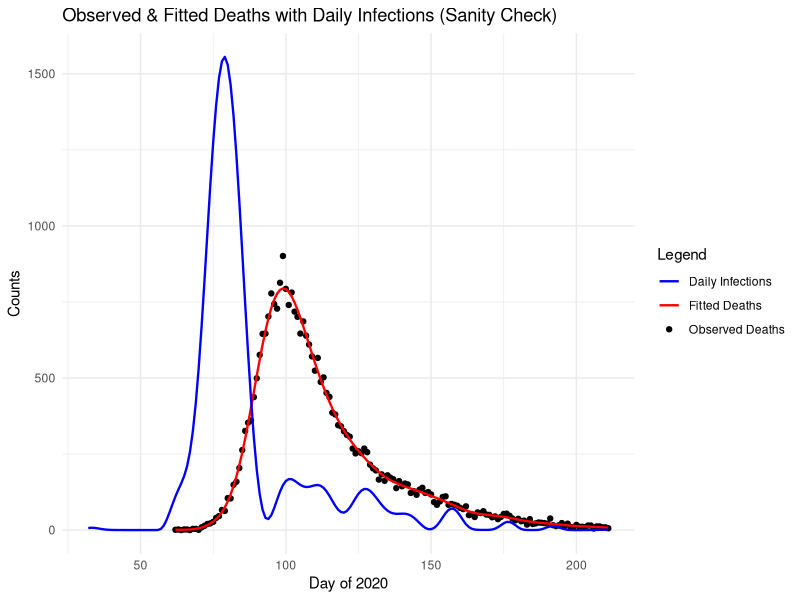
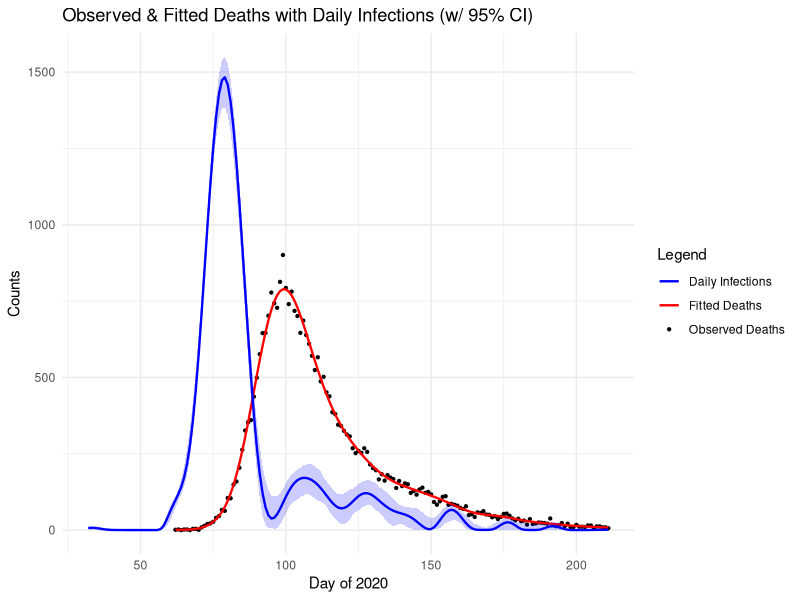

The R source for these figures, in order:
# Jackson Cramer (s2274544), Maximillian McCourt (s2145762), Natalia Montalvo Cabornero (s1969053)

# Our group worked collaboratively on the development and optimisation of all exercises.
# Although tasks were divided among us, we maintained a balanced workload through 
# regular code reviews, debugging sessions, and problem-solving meetings.
# Jackson focused ---
# Max focused on ---
# Natalia focused on ---

# Link to github repo: https://github.com/mhmc0808/ESP_GroupWorks.git
# Note about github repo: Our group used the same repo for the other projects.
# The code for project 3 can be found in the GW3 folder, and is titled proj3.r

######### GENERAL DESCRIPTION #########

# This project implements a smooth deconvolution to estimate the daily COVID-19 
# infections from observed death data. The model reconstructs the infection 
# trajectory by deconvolving death counts with a delay distribution from infection
# to death. 

#setwd("C:/Users/Max McCourt/OneDrive/Documents/Master's Year/Semester 1/ESP/Group Works/GW3")

# Import necessary libraries and read data
library(splines)
library(ggplot2)
data <- read.table("engcov.txt")

######### MODEL SETUP ##########

# evaluate_matrices() function constructs the following matrices and components 
# of the deconvolution model; 
#   X_tilde - B-spline basis matrix, 
#   X - Convolution matrix mapping infections to deaths via delay distribution, 
#   S - penalty matrix for smoothness regulatisation.
evaluate_matrices <- function(n, k = 80, edur = 3.151, sdur = 0.469, f_seq) {
  
  # Inputs:
  #   n - number of observed death days 
  #   k - number of B-spline basis functions
  #   edur - log(mean) time from infection to death
  #   sdur - log(standard deviation) time from infection to death
  #   f_seq - sequence of infection days
  
  # Penalty matrix for second-order differences
  S <- crossprod(diff(diag(k), diff=2))
  
  # Construct sequence of k+4 knots for B-splines
  # First, construct k-2 equally-spaced knots from lower to upper bound of f_seq
  middle_seq <- seq(f_seq[1], f_seq[length(f_seq)], length.out = k-2)
  # Then define step size of our knots
  step <- middle_seq[2] - middle_seq[1]
  # Use step size to extend sequence of knots
  knots <- c(
    seq(to = min(middle_seq) - step, by = step, length.out = 3), # 3 knots below
    middle_seq,                                                  # middle knots
    seq(from = max(middle_seq) + step, by = step, length.out = 3)# 3 knots above
  )
  
  # B-spline basis matrix for infection function f(t)
  X_tilde <- splineDesign(knots, f_seq)
  
  # Delay distribution from infection to death (pd)
  d <- 1:k
  pd <- dlnorm(d, edur, sdur)
  pd <- pd / sum(pd)      # normalise to sum to 1
  print(length(pd))
  m <- length(pd)         # number of delay days  
  r <- nrow(X_tilde)      # number of infection days
  
  # Build convolution weight matrix W
  # W[i, t] = pd[30 + i - t] if in valid range, else 0
  W <- matrix(0, n, r)
  for (i in 1:n) {
    idxs <- (30 + i - (1:m))              # indices accounting for 30-day lag
    valid <- which(idxs > 0 & idxs <= r)  # restrict indices to valid range
    # Assign pd to valid infection days for i-th row
    W[i, idxs[valid]] <- pd[1:length(valid)] 
  }
  
  # Convolution matrix mapping infections to expected deaths
  X <- W %*% X_tilde
  
  return(list(X_tilde=X_tilde,S=S,X=X))
}

## --- Generate model matrices --- ##

# Define number of observed death days in our dataset
n <- length(data$date) 

# Lower and upper bounds of our days of infection
lb <- min(data$julian) - 30 # initialise 30 days before the first observed death
ub <- max(data$julian)
# Sequence of days of infection from defined lower to upper bound
f_seq <- seq(lb, ub, by=1)

# Construct model matrices 
model_matrices <- evaluate_matrices(n, f_seq=f_seq)

# Extract individual matrices
X <- model_matrices$X
X_tilde <- model_matrices$X_tilde
S <- model_matrices$S


######### PENALISED NEGATIVE LOG-LIKELIHOOD FUNCTIONS ##########

## --- Penalised Negative Log-Likelihood Function --- ##

# pnll() function finds the penalised negative log-likelihood for fitting a 
# Poisson deconvolution model, adding a smoothness penalty to prevent 
# overfitting. We transform gamma vector to exponential scale (beta) to enforce 
# positive coefficients for the B-spline basis functions.
pnll <- function(y, gamma, X, S, lambda) {
  
  # Inputs:
  #   y - vector of observed deaths
  #   gamma - vector of transformed parameters: beta = exp(gamma) to ensure 
  #           positive coefficients for the B-spline basis
  #   X - convolution matrix
  #   S - penalty matrix
  #   lambda - smoothing parameter
  
  B <- exp(gamma)               # transformation of coefficients
  mu <- X %*% B                 # expected deaths
  
  # Smoothing penalty term
  penalty <- 1/2*lambda * sum(B * (S %*% B))
  
  # Poisson log-likelihood 
  # (note log(y!) value dropped as it will not affect beta optimisation)
  ll_pois <- sum(y*log(mu) - mu)
  
  # Penalised negative log likelihood
  pnll <- -ll_pois + penalty
  return(pnll)
}


## --- Gradient of the Penalised Negative Log-Likelihood Function --- ##

# pnll_grad() function computes the gradient of the penalised negative 
# log-likelihood defined in our previous function pnll().
pnll_grad <- function(y, gamma, X, S, lambda){
  
  # Inputs:
  #   y - vector of observed deaths
  #   gamma - vector of transformed parameters: beta = exp(gamma) to ensure 
  #           positive coefficients for the B-spline basis
  #   X - convolution matrix
  #   S - penalty matrix
  #   lambda - smoothing parameter
  
  B <- exp(gamma)                     # transform to original scale
  mu <- X %*% B                       # expected deaths
  
  # Smoothness penalty gradient
  penalty_grad <- lambda * (S %*% B) * B  
  
  # Gradient of Poisson log-likelihood
  F_value <- diag(as.vector(y/mu - 1)) %*% X %*% diag(B)            
  ll_pois_grad <- colSums(F_value)
  
  # Gradient of penalised negative log-likelihood
  pnll_grad <- - ll_pois_grad + penalty_grad
  
  return(pnll_grad)
}


## --- Test functions using finite differences --- ##

# Extract data for y
y <- data$nhs
# Define arbitrary lambda and k
lambda <- 5e-5
k <- 80
# Initialise gamma as zero-vector
gamma <- rep(0,k)

# Initialise parameter vector as zero-vector
th0 <- gamma         
# Initialise vector to store finite-difference gradient estimates
fd <- numeric(length(th0))     

# Evaluate penalised negative log-likelihood at th0
pnll0 <- pnll(y = y, gamma = th0, X = X, S = S, lambda = lambda) 

# Small perturbation step for finite difference calculations
eps <- 1e-7                   

# Loop over parameters of th0
for (i in 1:length(th0)){ 
  # Define th1 as th0 but with perturbation of eps for i-th parameter 
  th1 <- th0; th1[i] <- th1[i] + eps
  # Compute pnll for perturbed th1
  pnll1 <- pnll(y = y, gamma = th1, X = X, S = S, lambda = lambda)
  # Finite-difference approximation with respect to parameter i 
  fd[i] <- (pnll1 - pnll0) / eps
}

# Find analytic gradient at th0 
grad_test <- pnll_grad(y = y, gamma = th0, X = X, S = S, lambda = lambda)

# Maximum absolute difference (across all parameters) between analytic gradient 
# and finite difference gradient approximation 
max_diff <- max(abs(grad_test-fd)) 
print(paste("Maximum gradient difference:", round(max_diff,8)))


######### INITIAL MODEL FITTING ##########

# Fit model using BFGS method with initial lambda for sanity check.
# This provides a preliminary fit using pnll() and pnll_grad() function to 
# verify the model is working correctly before proceeding with smoothing 
# parameter selection (using pre-defined y, X, S variables).
fit <- optim(par = gamma, fn = pnll, gr = pnll_grad,
             y = y, X = X, S = S, lambda = lambda, method = "BFGS", 
             control=list(maxit=1000, reltol=1e-8)) # ensure convergence

# Extract estimated parameters after optimisation
gamma_hat <- fit$par
B_hat <- exp(gamma_hat) # transform to original beta scale

# Compute fitted deaths and fitted infections using estimated beta vector
fitted_deaths <- as.vector(X %*% B_hat)
fitted_infections <- as.vector(X_tilde %*% B_hat)

# Compare with actual data of daily deaths
true_deaths <- data$nhs       
day_of_2020 <- data$julian    

# Comparison plot: observed vs fitted deaths
initial_plot <- ggplot() +
  # True deaths
  geom_point(aes(x = day_of_2020, y = true_deaths, color = "Observed Deaths")) +
  # Fitted deaths and infections
  geom_line(aes(x = day_of_2020, y = fitted_deaths, color = "Fitted Deaths"), linewidth = 0.8) +
  geom_line(aes(x = f_seq, y = fitted_infections, color = "Daily Infections"), linewidth = 0.8) +
  labs( # label axes and title
    x = "Day of 2020",
    y = "Counts",
    color = "Legend",
    title = "Observed & Fitted Deaths with Daily Infections (Sanity Check)"
  ) +
  scale_color_manual( # manually assign colors
    values = c(
      "Observed Deaths" = "black",
      "Fitted Deaths" = "red",
      "Daily Infections" = "blue"
    )
  ) +
  theme_minimal()

initial_plot # display initial plot


######### SMOOTHING PARAMETER SELECTION ##########

# number of observations in dataset
n <- length(y)                  

## --- Poisson Log-Likelihood Function --- ##

# ll() function computes the log-likelihood for fitting our Poisson 
# deconvolution model, given our observed data and estimated beta vector. 
ll <- function(y, beta_hat, X) {
  
  # Inputs:
  #   y - vector of observed death counts
  #   beta_hat - vector of estimated B-spline coefficients
  #   X - convolution design matrix
  
  # Expected deaths under current parameters
  mu <- X %*% beta_hat
  
  # Poisson log likelihood 
  ll_pois <- sum(y*log(mu) - mu - lgamma(y+1))
  return(ll_pois)
}

## --- Grid search for optimal smoothing parameter based on minimised BIC --- ##

# Define grid of smoothing parameter values (transformed to original scale)
lambda_seq <- exp(seq(-13,-7,length=50))

# Initialise vector to store BIC values
BIC <- numeric(length(lambda_seq))
# Initialise empty matrix to store fitted gamma parameters
gammas <- matrix(NA, nrow = length(lambda_seq), ncol=80)

# Grid search over lambda values to find optimal smoothing parameter
for (i in seq_along(lambda_seq)){                                             

  lambda <- lambda_seq[i] # current smoothing parameter
  
  # Fit penalised Poisson model with current lambda using BFGS optimisation
  # using previously fitted gamma_hat parameters
  fit <- optim(par = gamma_hat, fn = pnll, gr = pnll_grad,
               y = y, X = X, S = S, lambda = lambda, method = "BFGS", 
               control=list(maxit=1000, reltol=1e-8)) # ensure convergence 
  
  # Extract estimated parameters and convert to original scale
  gamma_i <- fit$par
  gammas[i,] <- gamma_i
  beta_par <- exp(gamma_i)
  # Find fitted mu parameter
  mu_hat <- as.vector(X %*% beta_par)
  
  # Compute weight vector for Hessian calculation
  w <- as.vector(y/(mu_hat^2)) 
  
  # Compute Hessian matrices:
  H0 <- crossprod(X * sqrt(w)) # Log-Likelihood Hessian, without penalty
  H_lambda <- H0 + lambda * S # Penalised Hessian, with smoothing parameter
  
  # Compute Effective Degrees of Freedom (EDF)
  R <- chol(H_lambda)
  H_invH0 <- backsolve(R, backsolve(R, H0, transpose = TRUE))
  EDF <- sum(diag(H_invH0))
  
  # Bayesian Information Criterion (BIC) calculation
  BIC[i] <- -2*ll(y, beta_par, X) + log(n)*EDF
}

# Identify optimal lambda and corresponding fitted gamma that minimise BIC
BIC_min <- min(BIC)
lambda_bic <- lambda_seq[which(BIC==BIC_min)]
gamma_bic <- gammas[which(BIC==BIC_min),]


######### BOOTSTRAP UNCERTAINTY QUANTIFICATION #########
# For bootstrap resamples, each observation contributes proportionally to the
# weights of the pnll and its gradient, so we need to modify both

## --- Weighted Penalised Negative Log-Likelihood Function --- ##

# pnll_w() function finds the weighted version of previously defined pnll() 
# function for non-parametric bootstrapping. 
pnll_w <- function(y, gamma, X, S, lambda, w) {
  
  # Inputs:
  #   y - vector of observed deaths
  #   gamma - vector of transformed parameters: beta = exp(gamma) to ensure 
  #           positive coefficients for the B-spline basis functions
  #   X - convolution matrix
  #   S - penalty matrix
  #   lambda - smoothing parameter
  #   w - vector of bootstrap weights 
  
  B <- exp(gamma)               # transform to original scale
  mu <- X %*% B                 # expected deaths
  
  # Smoothing penalty term
  penalty <- 1/2*lambda* sum(B*(S %*% B))   
  
  # Weighted Poisson log-likelihood
  # (note log(y!) value dropped as it will not affect beta optimisation)
  ll_pois <- sum(w * (y*log(mu) - mu))
  
  # Penalised negative log-likelihood with weights
  pnll <- -ll_pois + penalty
  return(pnll)
}

## --- Gradient of Weighted Penalised Negative Log-Likelihood Function --- ##

# pnll_grad_w() function finds the weighted version of previously defined 
# pnll_grad() function for non-parametric bootstrapping.
pnll_grad_w <- function(y, gamma, X, S, lambda, w){
  
  # Inputs:
  #   y - vector of observed deaths
  #   gamma - vector of transformed parameters: beta = exp(gamma) to ensure 
  #           positive coefficients for the B-spline basis functions
  #   X - convolution matrix
  #   S - penalty matrix
  #   lambda - smoothing parameter
  #   w - vector of bootstrap weights 
  
  B <- exp(gamma)               # transform to original scale
  mu <- X %*% B                 # expected deaths
  
  # Smoothing penalty gradient 
  penalty_grad <- lambda * (S %*% B) * B
  
  # Gradient of the weighted log-likelihood
  F_value <- diag(as.vector(w * (y/mu - 1))) %*% X %*% diag(B) 
  ll_pois_grad <- colSums(F_value)

  # Gradient of penalised negative log-likelihood
  pnll_grad <- -ll_pois_grad + penalty_grad
  return(pnll_grad)
}

## --- Bootstrap resampling and refitting --- ##

# Number of bootstrap replicates for uncertainty estimation
n_bootstrap <- 200

# Initialise empty matrix to store bootstrap replicates
#   Each column represents a different bootstrap sample
#   Each row represents f(t) value for day t
f_hat_boot <- matrix(0, nrow = nrow(X_tilde), ncol = n_bootstrap)

# Perform bootstrapping 
for (b in 1:n_bootstrap) {
  
  # Generate non-parametric bootstrap weights 
  wb <- tabulate(sample(n, replace = TRUE), n)
  
  # Fit penalised model using bootstrap weights via BFGS method, using optimised 
  # lambda and gamma parameters (that previously produced minimised BIC).
  fit_b <- optim(par = gamma_bic, fn = pnll_w, gr = pnll_grad_w,       
                 y = y, X = X, S = S, lambda = lambda_bic, method = "BFGS", 
                 w = wb,                                # bootstrap weights
                 control=list(maxit=1000, reltol=1e-8)) # ensure convergence              
  
  # Extract fitted parameters and transform to original scale
  B_b <- exp(fit_b$par) 
  
  # Compute estimated daily infection for this bootstrap sample
  f_hat_boot[, b] <- X_tilde %*% B_b
}


######### FINAL VISUALISATION AND RESULTS #########

## --- Summary statistics from the bootstrap distribution --- ##

# 95% Confidence intervals from bootstrap samples (2.5% and 97.5% quantiles)
f_hat_int <- apply(f_hat_boot, 1, quantile, probs = c(0.025, 0.975)) 

# Transform gamma vector with minimised BIC to original scale
B_bic_hat <- exp(gamma_bic)   

# Re-calculate fitted deaths and fitted infections using optimised beta vector
fitted_deaths <- as.vector(X %*% B_bic_hat)                                         
fitted_infections_optimised <- as.vector(X_tilde %*% B_bic_hat)

## --- Final plot --- ##

# Plots observed daily death data alongside fitted deaths and fitted 
# infection curve from model with optimised beta vector
final_plot <- ggplot() +
  # True deaths
  geom_point(aes(x = day_of_2020, y = true_deaths, color = "Observed Deaths"), size = 0.8) +
  # Fitted deaths
  geom_line(aes(x = day_of_2020, y = fitted_deaths, color = "Fitted Deaths"), linewidth = 0.8) +
  # Daily infection rate with 95% CI
  geom_ribbon(aes(x = f_seq, ymin = f_hat_int[1,], ymax = f_hat_int[2,]), fill = "blue", alpha = 0.2) +
  geom_line(aes(x = f_seq, y = fitted_infections_optimised, color = "Daily Infections"), linewidth = 0.8) +
  labs( # label axes and title
    x = "Day of 2020",
    y = "Counts",
    color = "Legend",
    title = "Observed & Fitted Deaths with Daily Infections (w/ 95% CI)"
  ) +
  scale_color_manual( # manually assign colors
    values = c(
      "Observed Deaths" = "black",
      "Fitted Deaths" = "red",
      "Daily Infections" = "blue"
    )
  ) +
  theme_minimal()

final_plot  # display final plot
